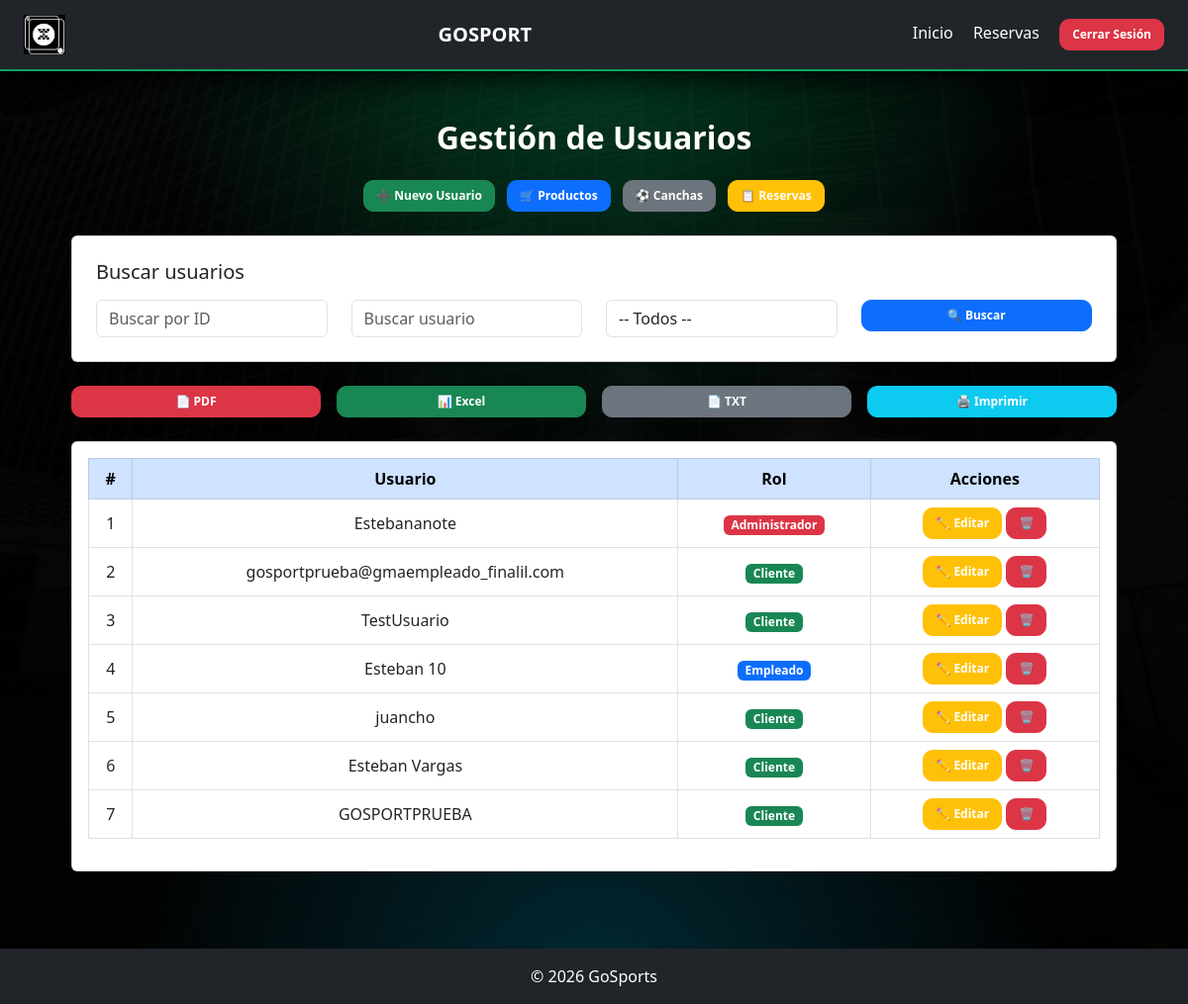
The app's page /usuarios/ (signed in) with its own data.
### usuarios/models.py (models this page shows)
class Usuario(models.Model):
    ROLES = (
        ('admin', 'Administrador'),
        ('empleado', 'Empleado'),
        ('cliente', 'Cliente'),
    )
    username = models.CharField(max_length=100)
    email = models.EmailField(blank=True, null=True)
    password = models.CharField(max_length=100)
    rol = models.CharField(max_length=20, choices=ROLES, default='cliente')

### usuarios/views.py (the view)
# urls.py: path('', views.lista_usuarios, name='lista_usuarios'),
@login_required
def lista_usuarios(request):
    if not (request.user.is_superuser or request.user.is_staff):
        messages.error(request, 'No tienes permiso para acceder a esta sección ❌')
        return redirect('reservas:home')
    usuarios = Usuario.objects.all()
    buscar_id = request.GET.get('id')
    buscar_usuario = request.GET.get('usuario')
    buscar_rol = request.GET.get('rol')
    if buscar_id:
        usuarios = usuarios.filter(id__icontains=buscar_id)
    if buscar_usuario:
        usuarios = usuarios.filter(username__icontains=buscar_usuario)
    if buscar_rol:
        usuarios = usuarios.filter(rol=buscar_rol)
    return render(request, 'usuario/lista_usuarios.html', {
        'usuarios': usuarios
    })

### templates/usuario/lista_usuarios.html (shortened to what this page needs)
{% load static %}
<!DOCTYPE html>
<html lang="es">
<head>
    <link href="https://cdn.jsdelivr.net/npm/bootstrap@5.3.0/dist/css/bootstrap.min.css" rel="stylesheet">
    <link rel="stylesheet" href="{% static 'css/lista_usuarios.css' %}">
</head>
<body>
<nav class="navbar navbar-dark bg-dark px-4 no-print">
    <img src="{% static 'img/icono.jpg' %}" class="me-2" style="height:40px;">
    <a href="{% url 'reservas:home' %}" class="navbar-brand fw-bold text-white text-decoration-none">
        GOSPORT
    </a>
    <div>
        <a href="{% url 'reservas:home' %}" class="text-white me-3 text-decoration-none">Inicio</a>
        <a href="{% url 'reportes:reporte_reservas' %}" class="text-white me-3 text-decoration-none">
            Reservas
        </a>
        <form method="post" action="{% url 'auth:logout' %}" style="display:inline;">
            <button type="submit" class="btn btn-danger btn-sm">
                Cerrar Sesión
            </button>
        </form>
    </div>
</nav>
<div class="container mt-5">
    <h2 class="text-center fw-bold mb-4">Gestión de Usuarios</h2>
    <div class="text-center mb-4 no-print">
        <a href="{% url 'usuarios:crear_usuario' %}" class="btn btn-success me-2">
            ➕ Nuevo Usuario
        </a>
        <a href="{% url 'productos:lista_productos' %}" class="btn btn-primary me-2">
            🛒 Productos
        </a>
        <a href="{% url 'canchas:lista_canchas' %}" class="btn btn-secondary me-2">
            ⚽ Canchas
        </a>
        <a href="{% url 'reportes:reporte_reservas' %}" class="btn btn-warning">
            📋 Reservas
        </a>
    </div>
    <form method="GET" class="card shadow-sm p-4 mb-4 no-print">
        <h5 class="mb-3">Buscar usuarios</h5>
        <div class="row">
            <div class="col-md-3">
                <input type="text" name="id" class="form-control"
                       placeholder="Buscar por ID"
                       value="{{ request.GET.id }}">
            </div>
            <div class="col-md-3">
                <input type="text" name="usuario" class="form-control"
                       placeholder="Buscar usuario"
                       value="{{ request.GET.usuario }}">
            </div>
            <div class="col-md-3">
                <select name="rol" class="form-control">
                    <option value="">-- Todos --</option>
                </select>
            </div>
            <div class="col-md-3">
                <button type="submit" class="btn btn-primary w-100">
                    🔍 Buscar
                </button>
            </div>
        </div>
    </form>
    <div class="row g-3 mb-4 text-center no-print">
        <div class="col-md-3 col-6">
            <a href="{% url 'reportes:exportar_pdf' %}" class="btn btn-danger w-100">📄 PDF</a>
        </div>
        <div class="col-md-3 col-6">
            <a href="{% url 'reportes:exportar_excel' %}" class="btn btn-success w-100">📊 Excel</a>
        </div>
        <div class="col-md-3 col-6">
            <a href="{% url 'reportes:exportar_txt' %}" class="btn btn-secondary w-100">📄 TXT</a>
        </div>
        <div class="col-md-3 col-6">
            <button onclick="imprimirTabla()" class="btn btn-info w-100">🖨️ Imprimir</button>
        </div>
    </div>
    <div class="card shadow-sm p-3" id="tablaUsuarios">
        <div class="table-responsive">
            <table class="table table-bordered text-center align-middle">
                <thead class="table-primary">
                    <tr>
                        <th>#</th>
                        <th>Usuario</th>
                        <th>Rol</th>
                        <th class="no-print">Acciones</th>
                    </tr>
                </thead>
                <tbody>
                    {% for usuario in usuarios %}
                    <tr>
                        <td>{{ forloop.counter }}</td>
                        <td>{{ usuario.username }}</td>
                        <td>
                            <span class="badge
                                {% if usuario.rol == 'admin' %}bg-danger
                                {% elif usuario.rol == 'empleado' %}bg-primary
                                {% else %}bg-success
                                {% endif %}">
                                {{ usuario.get_rol_display }}
                            </span>
                        </td>
                        <td class="no-print">
                            <a href="{% url 'usuarios:editar_usuario' usuario.id %}" class="btn btn-warning btn-sm">
                                ✏️ Editar
                            </a>
                            <form action="{% url 'usuarios:eliminar_usuario' usuario.id %}" method="POST" style="display:inline;">
                                <button type="submit" class="btn btn-danger btn-sm"
                                    onclick="return confirm('¿Eliminar a {{ usuario.username }}?')">
                                    🗑️
                                </button>
                            </form>
                        </td>
                    </tr>
                    {% empty %}
                    <tr>
                        <td colspan="4">No hay usuarios registrados</td>
                    </tr>
                    {% endfor %}
                </tbody>
            </table>
        </div>
    </div>
</div>
<footer class="bg-dark text-white text-center mt-5 p-3 no-print">
    © 2026 GoSports
</footer>
</body>
</html>

### static/css/lista_usuarios.css (style rules this page uses)
html, body { margin: 0; padding: 0; height: 100%; font-family: "Segoe UI", Arial, sans-serif; display: flex; flex-direction: column; background: radial-gradient(circle at top, rgba(0,255,135,0.25), transparent 40%), radial-gradient(circle at bottom, rgba(0,201,255,0.20), transparent 40%), linear-gradient(rgba(0,0,0,0.95), rgba(0,0,0,0.98)), url('/static/img/cancha.jpg'); background-size: cover; background-position: center; background-attachment: fixed; color: #fff; }
.navbar { background: rgba(0,0,0,0.8); backdrop-filter: blur(14px); padding: 15px 40px; display: flex; justify-content: space-between; align-items: center; border-bottom: 2px solid rgba(0,255,135,0.6); box-shadow: 0 10px 30px rgba(0,0,0,0.8); }
.container { width: 90%; max-width: 1200px; margin: 30px auto; flex: 1 0 auto; }
.btn { padding: 6px 12px; color: white; text-decoration: none; border-radius: 10px; font-size: 12px; transition: 0.3s; font-weight: 600; }

### records on screen
Usuario: username "Estebananote", rol "Administrador"
Usuario: username "gosportprueba@gmaempleado_finalil.com", rol "Cliente"
Usuario: username "TestUsuario", rol "Cliente"
Usuario: username "Esteban 10", rol "Empleado"
Usuario: username "juancho", rol "Cliente"
Usuario: username "Esteban Vargas", rol "Cliente"
Usuario: username "GOSPORTPRUEBA", rol "Cliente"
